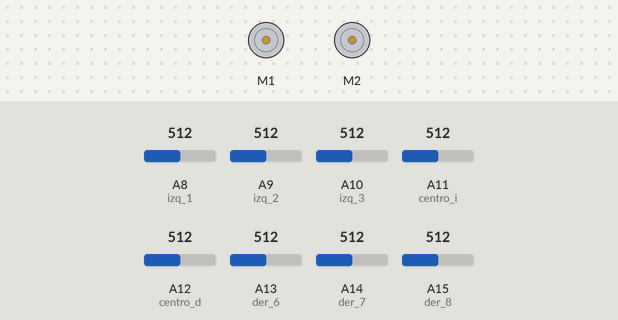
This sketch was run on a simulated Arduino Mega 2560, built with avr-gcc and run on an emulated ATmega2560. Shown: 2 × DC motor (green arrow = forward, orange = backward, longer = faster). The test bench sets the inputs (shaded band); at power-on: A10 (izq_3) = 512, A11 (centro_i) = 512, A8 (izq_1) = 512, A9 (izq_2) = 512, A12 (centro_d) = 512, A13 (der_6) = 512, A14 (der_7) = 512, A15 (der_8) = 512.

Above: at 1.2 s.
1.3 s: A10 (izq_3) set to 797
2.8 s: A10 (izq_3) set to 828
At 3.7 s:
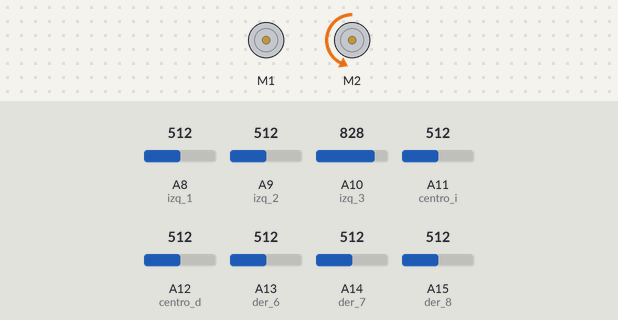
4.3 s: A11 (centro_i) set to 792
5.8 s: A11 (centro_i) set to 827
At 7.0 s:
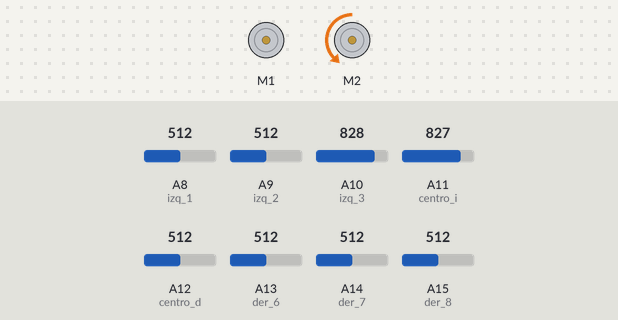
7.3 s: A11 (centro_i) set to 800
At 8.4 s:
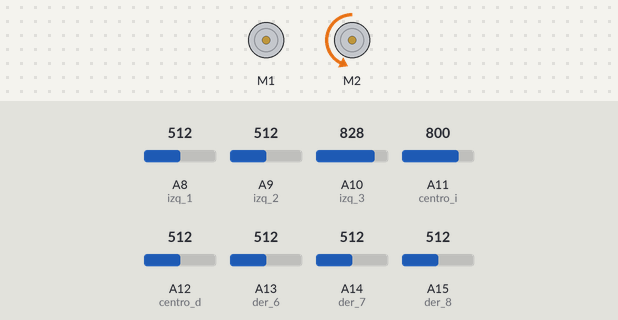
8.8 s: A11 (centro_i) set to 820
At 9.3 s:
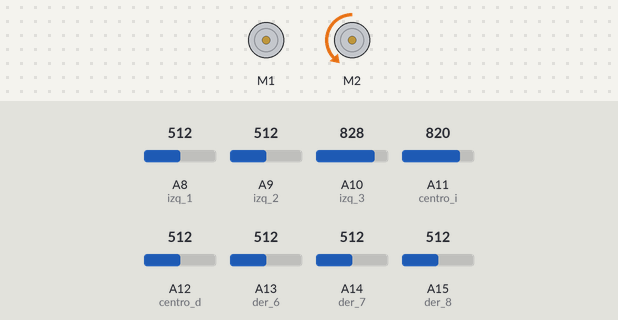
Timing chart, 0 to 11.3 s (numbered marks = the images above; inputs shaded):
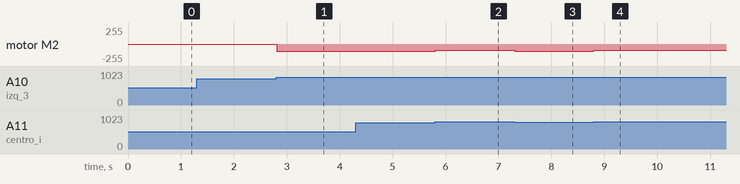

The sketch:

competencia_seguidor_2.ino
```cpp
#include <QTRSensors.h>

#include <AFMotor.h>

AF_DCMotor motor1(1);
AF_DCMotor motor2(2);


int color_negro =0; //negro
int color_blanco =1; //blanco

int s_izq=0;
int s_iz=0;
int s_i=0;
int csc_i=0;
int csc_d=0;
int s_d=0;
int s_de=0;
int s_der=0;

    int izq_1=A8;
    int izq_2=A9;
    int izq_3=A10;
    int centro_i=A11;
    int centro_d=A12;
    int der_6=A13;
    int der_7=A14;
    int der_8=A15;

    int bco=500;//600

    int l1=0;
    int l2=0;
    int l3=0;
    int l4=0;
    int l5=0;
    int l6=0;
    int l7=0;
    int l8=0;

    int dl1=0;
    int dl2=0;
    int dl3=0;
    int dl4=0;
    int dl5=0;
    int dl6=0;
    int dl7=0;
    int dl8=0;

void setup() {


    pinMode(izq_1,INPUT);
    pinMode(izq_2,INPUT);
    pinMode(izq_3,INPUT);
    pinMode(centro_i,INPUT);
    pinMode(centro_d,INPUT);
    pinMode(der_6,INPUT);
    pinMode(der_7,INPUT);
    pinMode(der_8,INPUT);

}

void loop() {
 motor1.run(FORWARD);
  motor2.run(BACKWARD);

  leerinfra();
}


void leerinfra(){

    l1=analogRead(izq_1);
    l2=analogRead(izq_2);
    l3=analogRead(izq_3);
    l4=analogRead(centro_i);
    l5=analogRead(centro_d);
    l6=analogRead(der_6);
    l7=analogRead(der_7);
    l8=analogRead(der_8);


    if (l1<=bco){dl1=1;} else {dl1=0;}
    if (l2<=bco){dl2=1;} else {dl2=0;}
    if (l3<=bco){dl3=1;} else {dl3=0;}
    if (l4<=bco){dl4=1;} else {dl4=0;}
    if (l5<=bco){dl5=1;} else {dl5=0;}
    if (l6<=bco){dl6=1;} else {dl6=0;}
    if (l7<=bco){dl7=1;} else {dl7=0;}
    if (l8<=bco){dl8=1;} else {dl8=0;}

    Serial.print("S1  ");
    Serial.println(l1);
    Serial.print("S2  ");
    Serial.println(l2);
    Serial.print("S3  ");
    Serial.println(l3);
    Serial.print("S4  ");
    Serial.println(l4);
    Serial.print("S5  ");
    Serial.println(l5);
    Serial.print("S6  ");
    Serial.println(l6);
    Serial.print("S7  ");
    Serial.println(l7);
    Serial.print("S8  ");
    Serial.println(l8);

if (l1>=810){
  s_izq=0;
}else{
  s_izq=1;
}

if (l2>=810){
  s_iz=0;
}else{
  s_iz=1;
}

if (l3>=810){
  s_i=0;
}else{
  s_i=1;
}

if (l4>=810){
  csc_i=0;
}else{
  csc_i=1;
}

if (l5>=810){
  csc_d=0;
}else{
  csc_d=1;
}

if (l6>=810){
  s_d=0;
}else{
  s_d=1;
}

if (l7>=810){
  s_de=0;
}else{
  s_de=1;
}

if (l8>=810){
  s_der=0;
}else{
  s_der=1;
}


if (csc_i==0 && csc_d== 0 && s_i== 1 && s_d ==1){  //adelante  // blanco 1
  motor1.setSpeed(70);
  motor2.setSpeed(90);
}
else
   if (csc_i==1 && csc_d==0 && s_i==1 && s_d==0){ //derecha 0
  motor1.setSpeed(70);
   motor2.setSpeed(0);
}
else
   if (csc_i==1 && csc_d==1 && s_i==1 && s_d==0){ //derecha 1
  motor1.setSpeed(90);
   motor2.setSpeed(0);
}
else
   if (s_der==1 && s_de==1 && s_d==0 && csc_d==0 && csc_i==0 && s_i==1 && s_iz== 1 && s_izq==1){ //derecha 1
  motor1.setSpeed(90);
   motor2.setSpeed(0);
}


else
   if (csc_i==1 && csc_d==1 && s_i==0 && s_d==1){ //izquierda 1
   motor1.setSpeed(0);
   motor2.setSpeed(110);
}
else
   if (csc_i==0 && csc_d==1 && s_i==0&& s_d==1){ // izquierda 0
  motor2.setSpeed(90);
  motor1.setSpeed(0);
}


else
   if (s_der==1 && s_de==1 && s_d==1 && csc_d==0 && csc_i==0 && s_i==0 && s_iz== 1 && s_izq==1){ // izquierda 02
  motor2.setSpeed(90);
  motor1.setSpeed(0);
}

//else
 //  if (csc_i==0 && csc_d==0 && s_i==0 && s_d==0){ //adelante
  //motor1.setSpeed(80);
  //motor2.setSpeed(100);
   //}

// 90 GRados

else
   if (s_de==1 && s_d==0 && csc_d==0 && csc_i==0 && s_i==0 && s_iz== 0){         //derecha 2 // 2 (s_i==1 && s_d==1 && s_de==1 && s_iz==0)
     motor2.setSpeed(90);  // 100
     motor1.setSpeed(70); // 80
   motor1.run(BACKWARD);
   delay (100);
   }
else
   if (s_de==1 && s_d==1 && csc_d==0 && csc_i==0 && s_i==0 && s_iz== 0){         //derecha 2 // 2 (s_i==1 && s_d==1 && s_de==1 && s_iz==0)
     motor2.setSpeed(90);  // 100
     motor1.setSpeed(70); // 80
   motor1.run(BACKWARD);
   delay (100);
   }
else
   if (s_der==1 && s_de==1 && s_d==0 && csc_d==0 && csc_i==0 && s_i==0 && s_iz== 0){         //derecha 2 // 2 (s_i==1 && s_d==1 && s_de==1 && s_iz==0)
     motor2.setSpeed(90);  // 100
     motor1.setSpeed(70); // 80
   motor1.run(BACKWARD);
   delay (100);
   }
else
   if (s_der==1 && s_de==0 && s_d==0 && csc_d==0 && csc_i==0 && s_i==0 && s_iz== 0 && s_izq==0 ){         //derecha 2 // 2 (s_i==1 && s_d==1 && s_de==1 && s_iz==0)
     motor2.setSpeed(90);  // 100
     motor1.setSpeed(70); // 80
   motor1.run(BACKWARD);
   delay (100);
   }
else
   if (s_der==1 && s_de==1 && s_d==0 && csc_d==0 && csc_i==0 && s_i==0 && s_iz== 0 && s_izq==0 ){         //derecha 2 // 2 (s_i==1 && s_d==1 && s_de==1 && s_iz==0)
     motor2.setSpeed(90);  // 100
     motor1.setSpeed(70); // 80
   motor1.run(BACKWARD);
   delay (100);
   }
else
   if (s_der==1 && s_de==1 && s_d==0 && csc_d==0 && csc_i==0 && s_i==0 && s_iz== 0 && s_izq==0 ){         //derecha 2 // 2 (s_i==1 && s_d==1 && s_de==1 && s_iz==0)
     motor2.setSpeed(90);  // 100
     motor1.setSpeed(70); // 80
   motor1.run(BACKWARD);
   delay (100);
   }
else
   if (s_der==1 && s_de==1 && s_d==1 && csc_d==0 && csc_i==0 && s_i==0 && s_iz== 0 && s_izq==0 ){         //derecha 2 // 2 (s_i==1 && s_d==1 && s_de==1 && s_iz==0)
     motor2.setSpeed(90);  // 100
     motor1.setSpeed(70); // 80
   motor1.run(BACKWARD);
   delay (100);
   }


else
   if(s_iz==1 && s_i==0 && csc_i==0 && csc_d==0 && s_d==0 && s_de==0 ) {               //izquierda 2 // 2
    motor2.setSpeed(90);
   motor1.setSpeed(70);
    motor2.run(FORWARD);
    delay (100);
   }
else
   if(s_iz==1 && s_i==1 && csc_i==0 && csc_d==0 && s_d==0 && s_de==0 ) {               //izquierda 2 // 2
    motor2.setSpeed(90);
   motor1.setSpeed(70);
    motor2.run(FORWARD);
    delay (100);
   }
else
   if(s_izq==1 && s_iz==1 && s_i==0 && csc_i==0 && csc_d==0 && s_d==0 && s_de==0 ) {               //izquierda 2 // 2
    motor2.setSpeed(90);
   motor1.setSpeed(70);
    motor2.run(FORWARD);
    delay (100);
   }
else
   if(s_izq==1 && s_iz==0 && s_i==0 && csc_i==0 && csc_d==0 && s_d==0 && s_de==0 && s_der==0 ) {               //izquierda 2 // 2
    motor2.setSpeed(90);
   motor1.setSpeed(70);
    motor2.run(FORWARD);
    delay (100);
   }
else
   if(s_izq==1 && s_iz==1 && s_i==0 && csc_i==0 && csc_d==0 && s_d==0 && s_de==0 && s_der==0 ) {               //izquierda 2 // 2
    motor2.setSpeed(90);
   motor1.setSpeed(70);
    motor2.run(FORWARD);
    delay (100);
   }
else
   if(s_izq==1 && s_iz==1 && s_i==0 && csc_i==0 && csc_d==0 && s_d==0 && s_de==0 && s_der==0 ) {               //izquierda 2 // 2
    motor2.setSpeed(90);
   motor1.setSpeed(70);
    motor2.run(FORWARD);
    delay (100);
   }
else
   if(s_izq==1 && s_iz==1 && s_i==1 && csc_i==0 && csc_d==0 && s_d==0 && s_de==0 && s_der==0 ) {               //izquierda 2 // 2
    motor2.setSpeed(90);
   motor1.setSpeed(70);
    motor2.run(FORWARD);
    delay (100);
   }

else
   if(s_izq==0 && s_iz==0 && s_i==0 && csc_i==0 && csc_d==0 && s_d==0 && s_de==0 && s_der==0 ) {               //izquierda 2 // 2

    motor1.run(BACKWARD);
    motor2.run(FORWARD);

   }


//   else
 //  if (csc_i==1 && csc_d==1 && s_i==1 && s_d==1){ //blanco detener
//  motor1.setSpeed(0);
//  motor2.setSpeed(0);
  // }

delay(10);
}
```

Measured:
- the behaviour switches between 809 and 810 on A10 (izq_3) (found by bisection; images 0 and 1)
- after the input at 1.3 s, every drawn part: stays the same
- after the input at 2.8 s, motor M2: stopped → backward 110/255 at once
- after the input at 4.3 s, every drawn part: stays the same
- after the input at 5.8 s, motor M2: backward 110/255 → backward 90/255 at once
- after the input at 7.3 s, motor M2: backward 90/255 → backward 110/255 at once
- after the input at 8.8 s, motor M2: backward 110/255 → backward 90/255 at once
